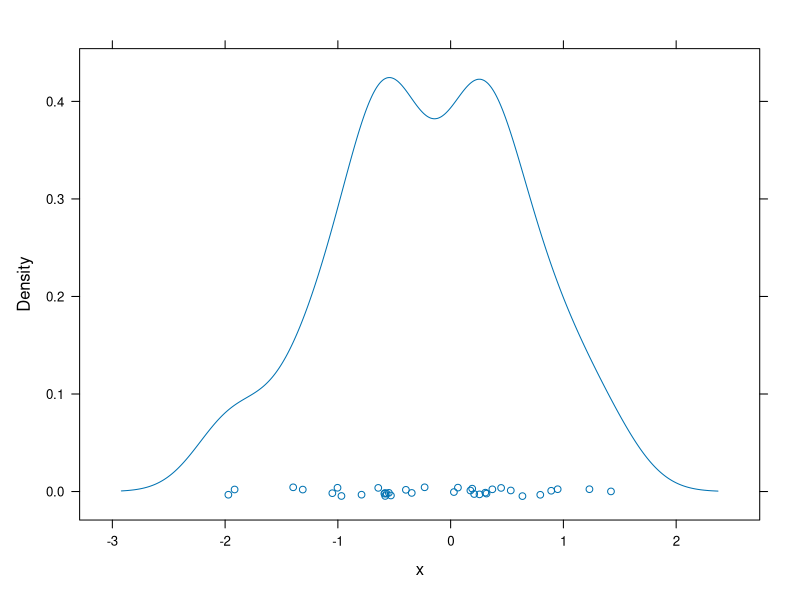
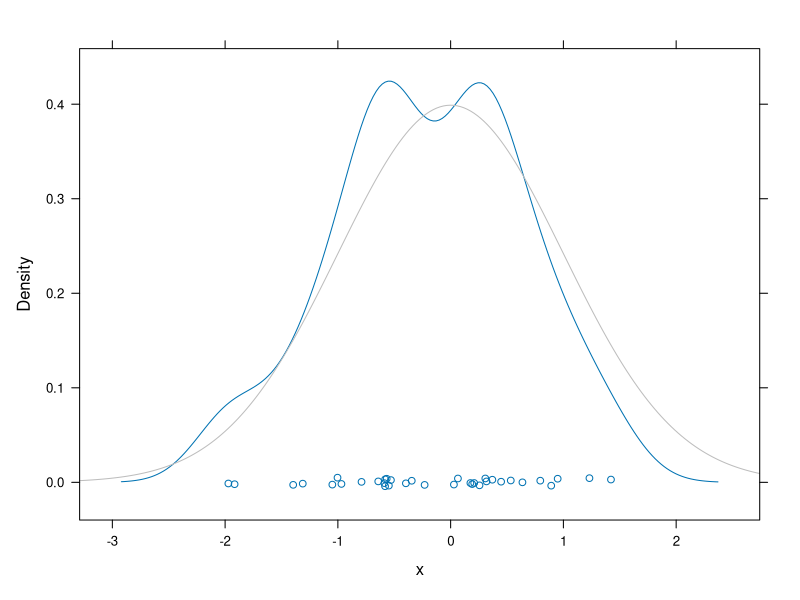
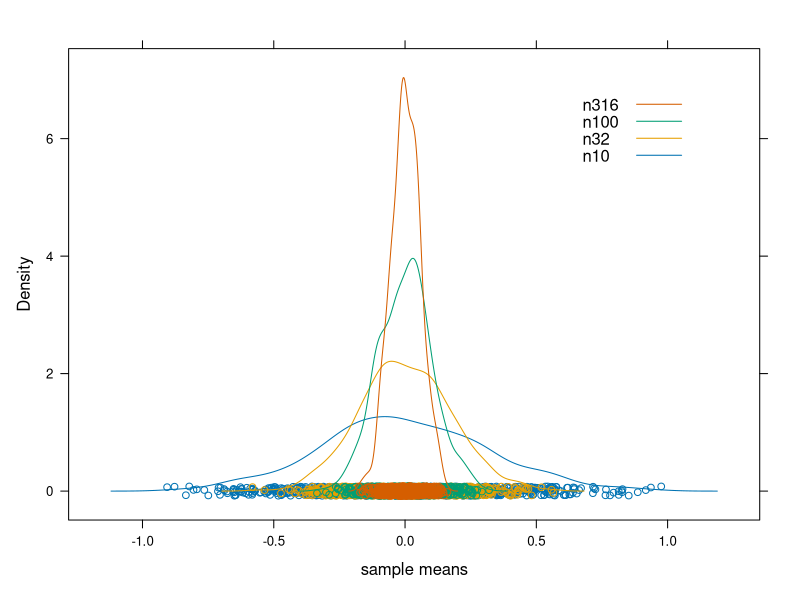
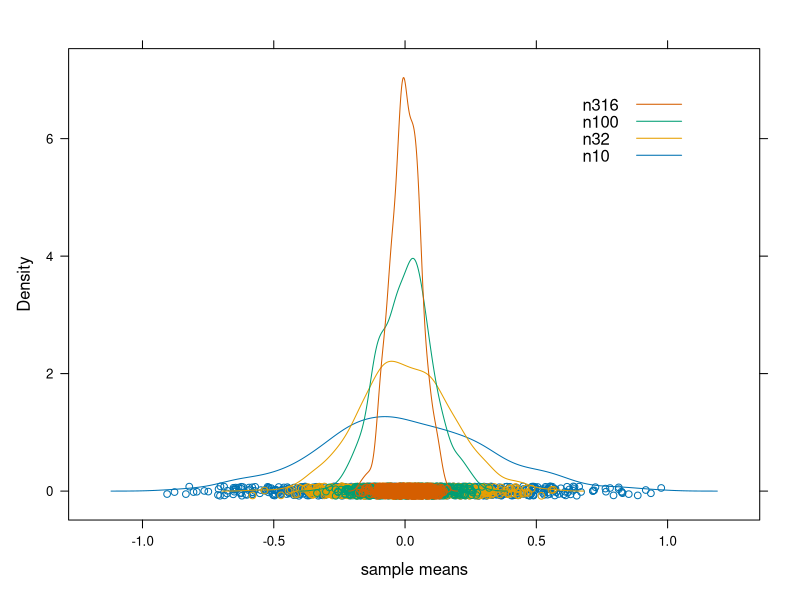

Source code (R) for these figures, in order:
## ---- chunk 1
n <- 100
B <- 4
x <- matrix(rnorm(n*B), nrow=n)
str(x)
mean(apply(x,2,mean))
n <- 10000
B <- 4
x <- matrix(rnorm(n*B), nrow=n)
str(x)
mean(apply(x,2,mean))
var(apply(x,2,mean))
var(x)
colMeans(x)
apply(x, 2, mean)
library(lattice)
n <- 35
x  <- rnorm(n)
densityplot(~ x)
densityplot(~x, n = 200, ylim = dnorm(0) * c(-0.1, 1.15),
            panel = function(x, ...) {
              panel.densityplot(x, ...)
              panel.mathdensity(n = 200, col.line = "grey74")
            })
B <- 1000
n <- round(10^(seq(from = 1, to = 2.5, length = 4)), 0)
names(n) <- paste0("n", n)
getSampleMeans <- function(n, B) colMeans(matrix(rnorm(n * B), nrow = n))
x <- data.frame(sapply(n, getSampleMeans, B))
jFormula <- as.formula(paste("~", paste(names(n), sep = "", collapse = " + ")))
densityplot(jFormula, x, xlab = "sample means",
            auto.key = list(x = 0.9, y = 0.9, corner = c(1, 1),
                            reverse.rows = TRUE))
xTallSkinny <- stack(x)
names(xTallSkinny) <- c("x","n")
xTallSkinny$n <- factor(xTallSkinny$n, levels = colnames(x))
densityplot(~ x, xTallSkinny, xlab = "sample means", groups = n,
            auto.key = list(x = 0.9, y = 0.9, corner = c(1, 1),
                            reverse.rows = TRUE))

